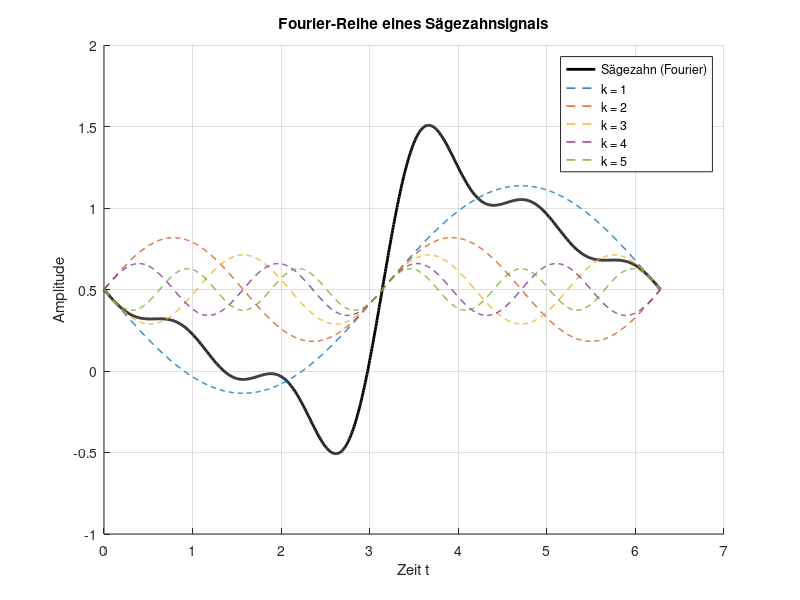

MATLAB code for this plot:
clc; clear; close all;

% Parameter
T = 2*pi; % Periode des Signals
t = linspace(0, T, 1000); % Zeitachse
N = 5; % Anzahl der verwendeten Harmonischen

% Sägezahnsignal als Fourier-Reihe
sawtooth_signal = 0; % Initialisieren

% Berechnung der Fourier-Reihe
for k = 1:N
    sawtooth_signal = sawtooth_signal + (-1)^k * (2 / (k * pi)) * sin(k * (2*pi/T) * t);
end

% Normiertes Sägezahnsignal
sawtooth_signal = sawtooth_signal + 0.5;

% Plot der Fourier-Reihe und der einzelnen Grundschwingungen
figure;
hold on;
plot(t, sawtooth_signal, 'k', 'LineWidth', 2, 'DisplayName', 'Sägezahn (Fourier)');

% Einzelne Sinusschwingungen darstellen
for k = 1:N
    component = (-1)^k * (2 / (k * pi)) * sin(k * (2*pi/T) * t);
    plot(t, component + 0.5, '--', 'LineWidth', 1, 'DisplayName', ['k = ', num2str(k)]);
end

title('Fourier-Reihe eines Sägezahnsignals');
xlabel('Zeit t');
ylabel('Amplitude');
legend;
grid on;
hold off;
